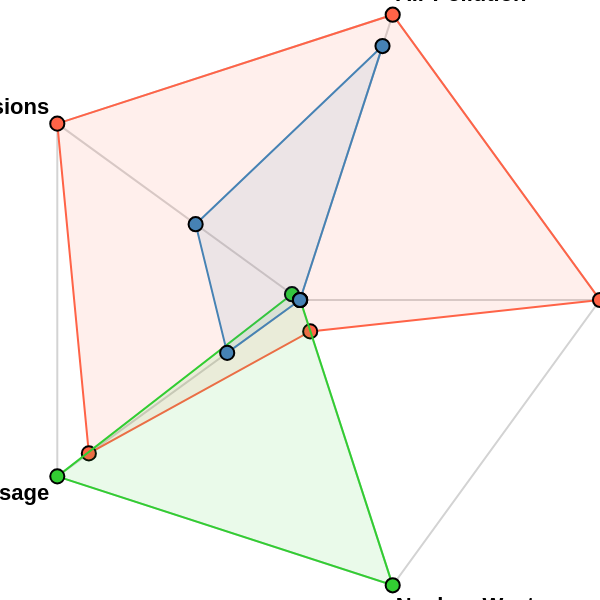

Vega-Lite specification stored for this chart:
### Vega specification from a JSON file in a GitHub repository (floating-point values rounded to 4 significant figures)
{"$schema": "https://vega.github.io/schema/vega/v5.json", "description": "A radar chart example, showing multiple dimensions in a radial layout.", "width": 300, "height": 300, "title": {"text": "Environmental Impact of Energy Sources", "fontSize": 18, "fontWeight": "bold", "anchor": "middle"}, "padding": 525, "autosize": {"type": "none", "contains": "padding"}, "signals": [{"name": "radius", "update": "width / 2"}], "data": [{"name": "table", "values": [{"key": "Greenhouse Gas Emissions", "value": 1, "category": "Coal", "trueValue": 1050}, {"key": "Air Pollution", "value": 1, "category": "Coal", "trueValue": 5.08}, {"key": "Waste", "value": 1, "category": "Coal", "trueValue": 34.25}, {"key": "Nuclear Waste", "value": 0.11, "category": "Coal", "trueValue": 4.6}, {"key": "Water Usage", "value": 0.87, "category": "Coal", "trueValue": 2.6}, {"key": "Greenhouse Gas Emissions", "value": 0.033, "category": "Nuclear", "trueValue": 35}, {"key": "Air Pollution", "value": 0, "category": "Nuclear", "trueValue": 0}, {"key": "Waste", "value": 0.0009, "category": "Nuclear", "trueValue": 0.03}, {"key": "Nuclear Waste", "value": 1, "category": "Nuclear", "trueValue": "42"}, {"key": "Water Usage", "value": 1, "category": "Nuclear", "trueValue": "3"}, {"key": "Greenhouse Gas Emissions", "value": 0.43, "category": "Natural Gas", "trueValue": 450}, {"key": "Air Pollution", "value": 0.89, "category": "Natural Gas", "trueValue": 4.55}, {"key": "Waste", "value": 0, "category": "Natural Gas", "trueValue": 0}, {"key": "Nuclear Waste", "value": 0, "category": "Natural Gas", "trueValue": 0}, {"key": "Water Usage", "value": 0.3, "category": "Natural Gas", "trueValue": 0.9}]}, {"name": "keys", "source": "table", "transform": [{"type": "aggregate", "groupby": ["key"]}]}], "scales": [{"name": "angular", "type": "point", "range": {"signal": "[-PI, PI]"}, "padding": 0.5, "domain": {"data": "table", "field": "key"}}, {"name": "radial", "type": "linear", "range": {"signal": "[0, radius]"}, "zero": true, "nice": false, "domain": {"data": "table", "field": "value"}, "domainMin": 0}, {"name": "color", "type": "ordinal", "domain": {"data": "table", "field": "category"}, "range": ["#ff6347", "#32cd32", "#4682b4"]}], "legends": [{"fill": "color", "title": "Energy Source", "orient": "right", "padding": 10, "legendX": 300, "legendY": 350}], "encode": {"enter": {"x": {"signal": "radius"}, "y": {"signal": "radius"}}}, "marks": [{"type": "group", "name": "categories", "zindex": 1, "from": {"facet": {"data": "table", "name": "facet", "groupby": ["category"]}}, "marks": [{"type": "line", "name": "category-line", "from": {"data": "facet"}, "encode": {"enter": {"interpolate": {"value": "linear-closed"}, "x": {"signal": "scale('radial', datum.value) * cos(scale('angular', datum.key))"}, "y": {"signal": "scale('radial', datum.value) * sin(scale('angular', datum.key))"}, "stroke": {"scale": "color", "field": "category"}, "strokeWidth": {"value": 1}, "fill": {"scale": "color", "field": "category"}, "fillOpacity": {"value": 0.1}}}}, {"type": "symbol", "name": "category-point", "from": {"data": "facet"}, "encode": {"enter": {"x": {"signal": "scale('radial', datum.value) * cos(scale('angular', datum.key))"}, "y": {"signal": "scale('radial', datum.value) * sin(scale('angular', datum.key))"}, "size": {"value": 50}, "fill": {"scale": "color", "field": "category"}, "stroke": {"value": "black"}, "tooltip": {"signal": "{'Category': datum.category, 'Metric': datum.key, 'Weight (g)': datum.trueValue}"}}}}]}, {"type": "rule", "name": "radial-grid", "from": {"data": "keys"}, "zindex": 0, "encode": {"enter": {"x": {"value": 0}, "y": {"value": 0}, "x2": {"signal": "radius * cos(scale('angular', datum.key))"}, "y2": {"signal": "radius * sin(scale('angular', datum.key))"}, "stroke": {"value": "lightgray"}, "strokeWidth": {"value": 1}}}}, {"type": "text", "name": "key-label", "from": {"data": "keys"}, "zindex": 1, "encode": {"enter": {"x": {"signal": "(radius + 5) * cos(scale('angular', datum.key))"}, "y": {"signal": "(radius + 5) * sin(scale('angular', datum.key))"}, "text": {"field": "key"}, "align": [{"test": "abs(scale('angular', datum.key)) > PI / 2", "value": "right"}, {"value": "left"}], "baseline": [{"test": "scale('angular', datum.key) > 0", "value": "top"}, {"test": "scale('angular', datum.key) == 0", "value": "middle"}, {"value": "bottom"}], "fill": {"value": "black"}, "fontWeight": {"value": "bold"}}}}, {"type": "line", "name": "outer-line", "from": {"data": "radial-grid"}, "encode": {"enter": {"interpolate": {"value": "linear-closed"}, "x": {"field": "x2"}, "y": {"field": "y2"}, "stroke": {"value": "lightgray"}, "strokeWidth": {"value": 1}}}}], "config": {}}
